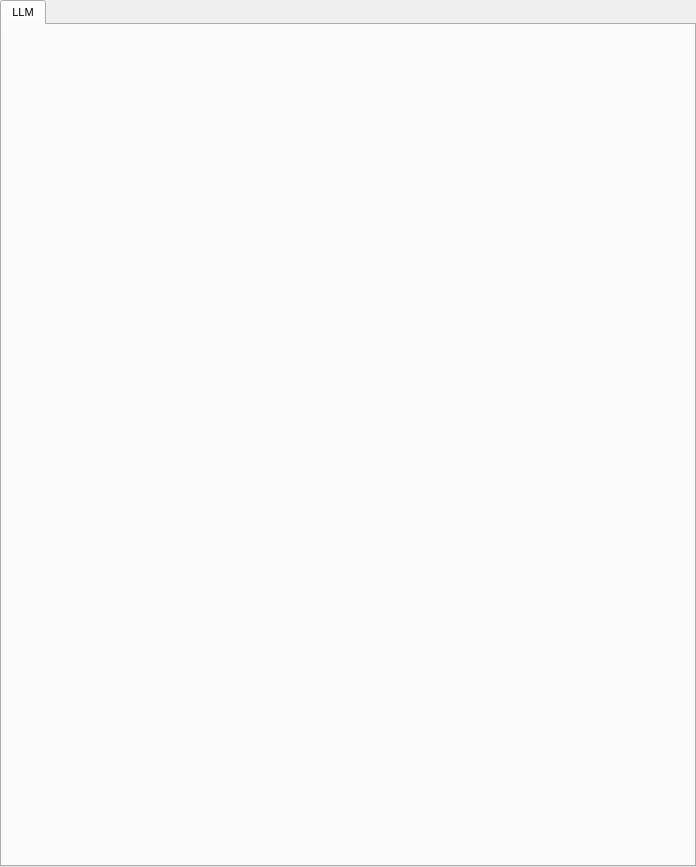
<?xml version="1.0" encoding="UTF-8"?>
<ui version="4.0">
 <class>tool_tab_widget</class>
 <widget class="QWidget" name="tool_tab_widget">
  <property name="geometry">
   <rect>
    <x>0</x>
    <y>0</y>
    <width>696</width>
    <height>867</height>
   </rect>
  </property>
  <property name="windowTitle">
   <string>Form</string>
  </property>
  <layout class="QGridLayout" name="gridLayout_3">
   <property name="leftMargin">
    <number>0</number>
   </property>
   <property name="topMargin">
    <number>0</number>
   </property>
   <property name="rightMargin">
    <number>0</number>
   </property>
   <property name="bottomMargin">
    <number>0</number>
   </property>
   <property name="spacing">
    <number>0</number>
   </property>
   <item row="0" column="0">
    <widget class="QTabWidget" name="tool_tab_widget_container">
     <property name="minimumSize">
      <size>
       <width>0</width>
       <height>0</height>
      </size>
     </property>
     <property name="maximumSize">
      <size>
       <width>16777215</width>
       <height>16777215</height>
      </size>
     </property>
     <property name="font">
      <font>
       <pointsize>8</pointsize>
      </font>
     </property>
     <property name="cursor">
      <cursorShape>ArrowCursor</cursorShape>
     </property>
     <property name="acceptDrops">
      <bool>false</bool>
     </property>
     <property name="tabPosition">
      <enum>QTabWidget::TabPosition::North</enum>
     </property>
     <property name="currentIndex">
      <number>0</number>
     </property>
     <property name="tabsClosable">
      <bool>false</bool>
     </property>
     <property name="movable">
      <bool>false</bool>
     </property>
     <widget class="QWidget" name="tab">
      <attribute name="title">
       <string>LLM</string>
      </attribute>
      <layout class="QGridLayout" name="gridLayout_2">
       <property name="leftMargin">
        <number>10</number>
       </property>
       <property name="topMargin">
        <number>10</number>
       </property>
       <property name="rightMargin">
        <number>10</number>
       </property>
       <property name="bottomMargin">
        <number>10</number>
       </property>
       <item row="0" column="0">
        <widget class="LLMSettingsWidget" name="llm_settings" native="true"/>
       </item>
      </layout>
     </widget>
    </widget>
   </item>
  </layout>
 </widget>
 <customwidgets>
  <customwidget>
   <class>LLMSettingsWidget</class>
   <extends>QWidget</extends>
   <header>airunner/components/llm/gui/widgets/llm_settings_widget</header>
   <container>1</container>
  </customwidget>
 </customwidgets>
 <resources/>
 <connections/>
</ui>
